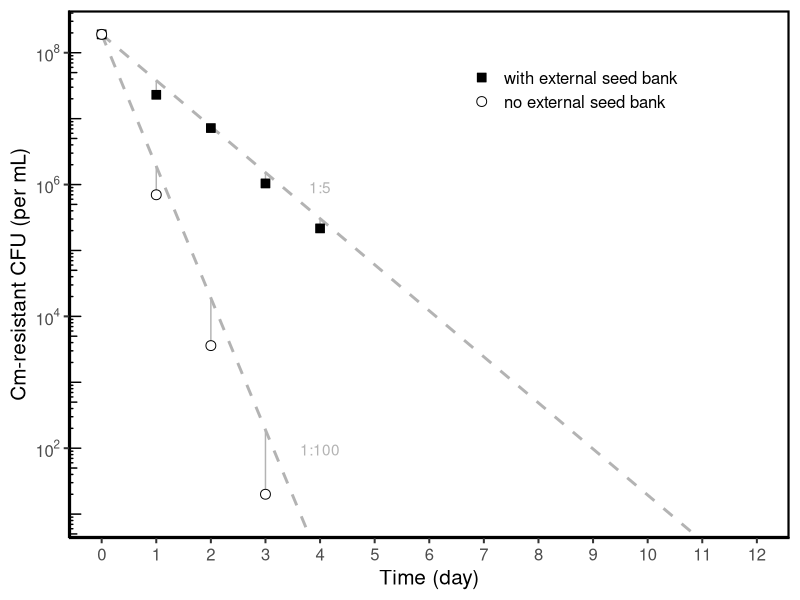
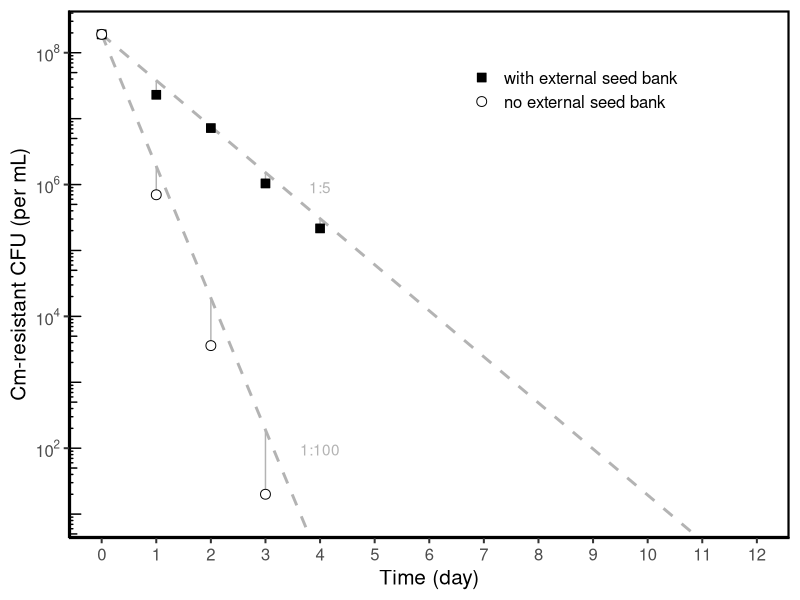

Source code (R) for these figures, in order:
## ---- chunk 1
library(here)
library(tidyverse)
library(cowplot)
library(scales)
library(ggrepel)
## ---- chunk 2
d <- read_csv(here("data", "seed-bank", "seed_bank_test.csv"))

d <- d %>% 
  rename(manipulated = long) %>% 
  rename(simple = short)
## ---- chunk 3
dilute <- function (initial, len, dilution){
  x <- c(initial, rep(NA, len-1))

  for(i in 2:len){
    x[i] <- x[i-1]*dilution
    
  }
    return(x)
}



d.exp <- tibble(day = 0:12,
                manipulated = dilute(initial = d$manipulated[1],
                                    len = 13, dilution = 0.2),
                simple = dilute(initial = d$simple[1],
                                len = 13, dilution = 0.01))%>%
   pivot_longer(-day, names_to = "trt", values_to = "cfu.ml")


lab.exp <- 
  d.exp %>% 
  filter(day == 3 | day==4 ) %>%
  group_by(trt)%>%
  summarise(cfu.ml = mean(cfu.ml), day = mean (day)) %>% 
  mutate(day = day +.5) %>%
  mutate(lab = if_else(trt == "manipulated", "1:5", "1:100"))

## ---- chunk 4
dj <- d%>%
  pivot_longer(-day, names_to = "trt", values_to = "cfu.ml") %>% 
  left_join(.,d.exp, by = c("day","trt"))
## ---- chunk 5
#plot
d%>%
  pivot_longer(-day, names_to = "trt", values_to = "cfu.ml") %>% 
    #adjust treatment name
  mutate(trt = if_else(trt == "manipulated", "with external seed bank", "no external seed bank") %>% fct_rev()) %>% 
  ggplot(aes(x = day, y = cfu.ml))+
  geom_line(data = d.exp, aes(group = trt), linetype = 2, size = 1, show.legend = F, color="grey70")+
  geom_segment(data = dj, aes(x = day, xend = day,
                              y = cfu.ml.x, yend = cfu.ml.y),color="grey70")+
  geom_text(data = lab.exp, aes(label = lab), color="grey70")+
  geom_point(aes(shape=trt, fill= trt), size = 3)+
  theme_classic(base_size = 15)+
  panel_border(color = "black", size = 1.5)+
  scale_y_log10(breaks = trans_breaks("log10", function(x) 10^x),
              labels = trans_format("log10", math_format(10^.x))) +
  coord_cartesian(ylim = c(10,NA))+
  scale_x_continuous(breaks = seq(0, 12, 1))+
  scale_shape_manual(values = c(22,21)
                     # labels = c("long seed bank", "short seed bank")
                     )+
  scale_color_manual(values = c("black","black"))+
  scale_fill_manual(values = c("black","white") 
                    # labels = c("long seed bank", "short seed bank")
                    )+

      theme(legend.position = c(.7, .85),
            legend.title = element_blank(),
            strip.background = element_blank(),
            strip.text = element_text(face = "bold"))+
  ylab("Cm-resistant CFU (per mL)")+
  xlab("Time (day)")+
  annotation_logticks(sides = "l")
  
ggsave(here("plots","seed-bank-test.png"), width = 5, height = 4)
